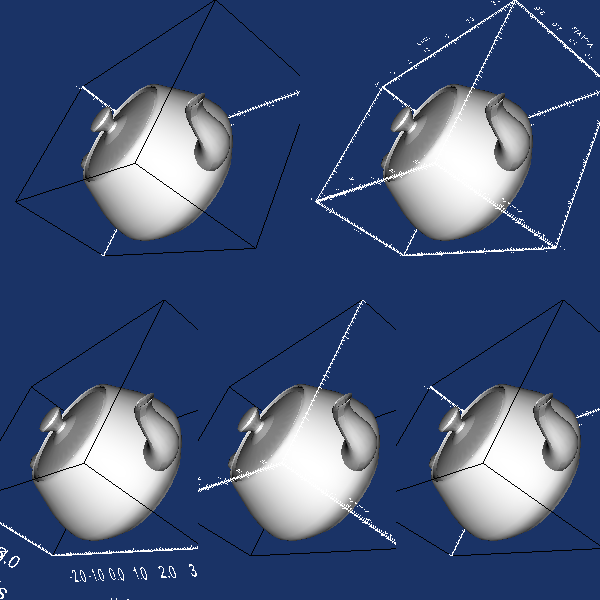

Reproduce this figure in Python.
#!/usr/bin/env python

# Demonstrate vtkCubeAxesActor with five fly modes in five viewports.

import os

import vtkmodules.vtkInteractionStyle  # noqa: F401
import vtkmodules.vtkRenderingFreeType  # noqa: F401
import vtkmodules.vtkRenderingOpenGL2  # noqa: F401

from vtkmodules.vtkFiltersCore import vtkPolyDataNormals
from vtkmodules.vtkFiltersModeling import vtkOutlineFilter
from vtkmodules.vtkIOGeometry import vtkBYUReader
from vtkmodules.vtkRenderingAnnotation import vtkCubeAxesActor
from vtkmodules.vtkRenderingCore import (
    vtkActor,
    vtkLight,
    vtkPolyDataMapper,
    vtkRenderWindow,
    vtkRenderWindowInteractor,
    vtkRenderer,
)
from vtkmodules.vtkRenderingLOD import vtkLODActor

# Data path
data_dir = os.environ.get("VPE_DATA_DIR", os.path.dirname(os.path.abspath(__file__)))

# Source
teapot_reader = vtkBYUReader()
teapot_reader.SetGeometryFileName(os.path.join(data_dir, "teapot.g"))

# Filter
normals_filter = vtkPolyDataNormals()
normals_filter.SetInputConnection(teapot_reader.GetOutputPort())

teapot_mapper = vtkPolyDataMapper()
teapot_mapper.SetInputConnection(normals_filter.GetOutputPort())

teapot_actor = vtkLODActor()
teapot_actor.SetMapper(teapot_mapper)

# Outline
outline_filter = vtkOutlineFilter()
outline_filter.SetInputConnection(normals_filter.GetOutputPort())

outline_mapper = vtkPolyDataMapper()
outline_mapper.SetInputConnection(outline_filter.GetOutputPort())

outline_actor = vtkActor()
outline_actor.SetMapper(outline_mapper)
outline_actor.GetProperty().SetColor(0, 0, 0)

# Five renderers with different fly modes
renderer_0 = vtkRenderer()
renderer_0.SetViewport(0, 0, 0.33, 0.5)

renderer_1 = vtkRenderer()
renderer_1.SetViewport(0.33, 0, 0.66, 0.5)

renderer_2 = vtkRenderer()
renderer_2.SetViewport(0.66, 0, 1.0, 0.5)

renderer_3 = vtkRenderer()
renderer_3.SetViewport(0, 0.5, 0.5, 1.0)

renderer_4 = vtkRenderer()
renderer_4.SetViewport(0.5, 0.5, 1.0, 1.0)

# Add actors to renderers
renderer_0.AddViewProp(teapot_actor)
renderer_0.AddViewProp(outline_actor)
renderer_1.AddViewProp(teapot_actor)
renderer_1.AddViewProp(outline_actor)
renderer_2.AddViewProp(teapot_actor)
renderer_2.AddViewProp(outline_actor)
renderer_3.AddViewProp(teapot_actor)
renderer_3.AddViewProp(outline_actor)
renderer_4.AddViewProp(teapot_actor)

renderer_0.SetBackground(0.1, 0.2, 0.4)
renderer_1.SetBackground(0.1, 0.2, 0.4)
renderer_2.SetBackground(0.1, 0.2, 0.4)
renderer_3.SetBackground(0.1, 0.2, 0.4)
renderer_4.SetBackground(0.1, 0.2, 0.4)

normals_filter.Update()
bounds = normals_filter.GetOutput().GetBounds()

# Axes 1 — outer edges
axes = vtkCubeAxesActor()
axes.SetBounds(bounds[0], bounds[1], bounds[2], bounds[3], bounds[4], bounds[5])
axes.SetCamera(renderer_0.GetActiveCamera())
axes.SetXLabelFormat("{:6.1f}")
axes.SetYLabelFormat("{:6.1f}")
axes.SetZLabelFormat("{:6.1f}")
axes.SetFlyModeToOuterEdges()
renderer_0.AddViewProp(axes)

# Axes 2 — closest triad
axes_2 = vtkCubeAxesActor()
axes_2.SetBounds(bounds[0], bounds[1], bounds[2], bounds[3], bounds[4], bounds[5])
axes_2.SetCamera(renderer_1.GetActiveCamera())
axes_2.SetXLabelFormat(axes.GetXLabelFormat())
axes_2.SetYLabelFormat(axes.GetYLabelFormat())
axes_2.SetZLabelFormat(axes.GetZLabelFormat())
axes_2.SetFlyModeToClosestTriad()
renderer_1.AddViewProp(axes_2)

# Axes 3 — furthest triad
axes_3 = vtkCubeAxesActor()
axes_3.SetBounds(bounds[0], bounds[1], bounds[2], bounds[3], bounds[4], bounds[5])
axes_3.SetCamera(renderer_1.GetActiveCamera())
axes_3.SetXLabelFormat(axes.GetXLabelFormat())
axes_3.SetYLabelFormat(axes.GetYLabelFormat())
axes_3.SetZLabelFormat(axes.GetZLabelFormat())
axes_3.SetFlyModeToFurthestTriad()
renderer_2.AddViewProp(axes_3)

bounds_2 = axes_3.GetBounds()

# Axes 4 — static triad
axes_4 = vtkCubeAxesActor()
axes_4.SetBounds(bounds_2[0], bounds_2[1], bounds_2[2], bounds_2[3], bounds_2[4], bounds_2[5])
axes_4.SetCamera(renderer_1.GetActiveCamera())
axes_4.SetXLabelFormat(axes.GetXLabelFormat())
axes_4.SetYLabelFormat(axes.GetYLabelFormat())
axes_4.SetZLabelFormat(axes.GetZLabelFormat())
axes_4.SetFlyModeToStaticTriad()
renderer_3.AddViewProp(axes_4)

# Axes 5 — static edges
axes_5 = vtkCubeAxesActor()
axes_5.SetBounds(bounds_2[0], bounds_2[1], bounds_2[2], bounds_2[3], bounds_2[4], bounds_2[5])
axes_5.SetCamera(renderer_1.GetActiveCamera())
axes_5.SetXLabelFormat(axes.GetXLabelFormat())
axes_5.SetYLabelFormat(axes.GetYLabelFormat())
axes_5.SetZLabelFormat(axes.GetZLabelFormat())
axes_5.SetFlyModeToStaticEdges()
renderer_4.AddViewProp(axes_5)

# Render window
render_window = vtkRenderWindow()
render_window.AddRenderer(renderer_0)
render_window.AddRenderer(renderer_1)
render_window.AddRenderer(renderer_2)
render_window.AddRenderer(renderer_3)
render_window.AddRenderer(renderer_4)
render_window.SetWindowName("cube axes fly modes")
render_window.SetMultiSamples(0)
render_window.SetSize(600, 600)

# Interactor
interactor = vtkRenderWindowInteractor()
interactor.SetRenderWindow(render_window)

# Scene
light = vtkLight()
light.SetFocalPoint(0.21406, 1.5, 0)
light.SetPosition(8.3761, 4.94858, 4.12505)
renderer_0.AddLight(light)
renderer_1.AddLight(light)
renderer_2.AddLight(light)
renderer_3.AddLight(light)
renderer_4.AddLight(light)

renderer_0.GetActiveCamera().SetClippingRange(1.60187, 20.0842)
renderer_0.GetActiveCamera().SetFocalPoint(0.21406, 1.5, 0)
renderer_0.GetActiveCamera().SetPosition(11.63, 6.32, 5.77)
renderer_0.GetActiveCamera().SetViewUp(0.180325, 0.549245, -0.815974)
renderer_1.SetActiveCamera(renderer_0.GetActiveCamera())
renderer_2.SetActiveCamera(renderer_0.GetActiveCamera())
renderer_3.SetActiveCamera(renderer_0.GetActiveCamera())
renderer_4.SetActiveCamera(renderer_0.GetActiveCamera())

interactor.Initialize()
interactor.Start()
